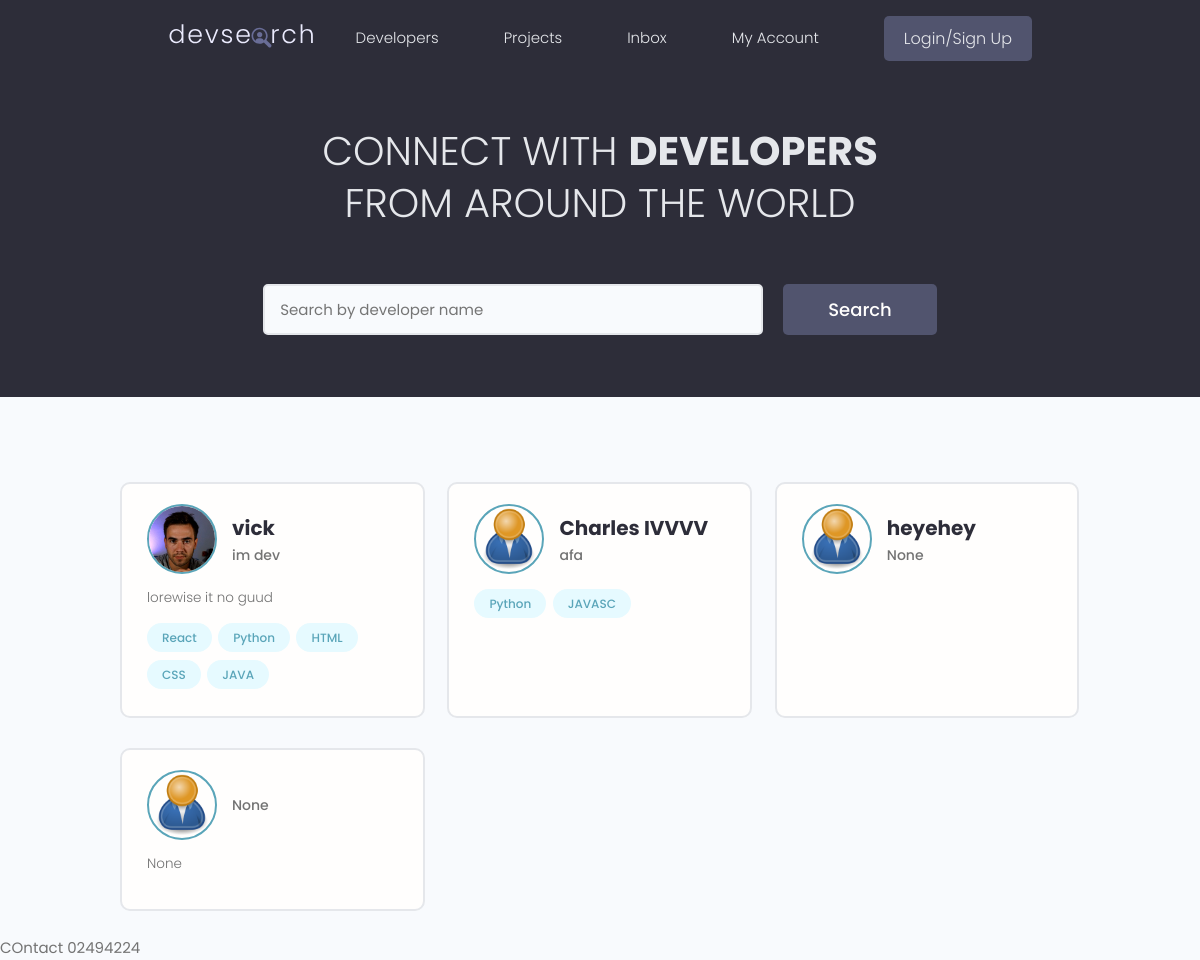
Before: / with the older database file.
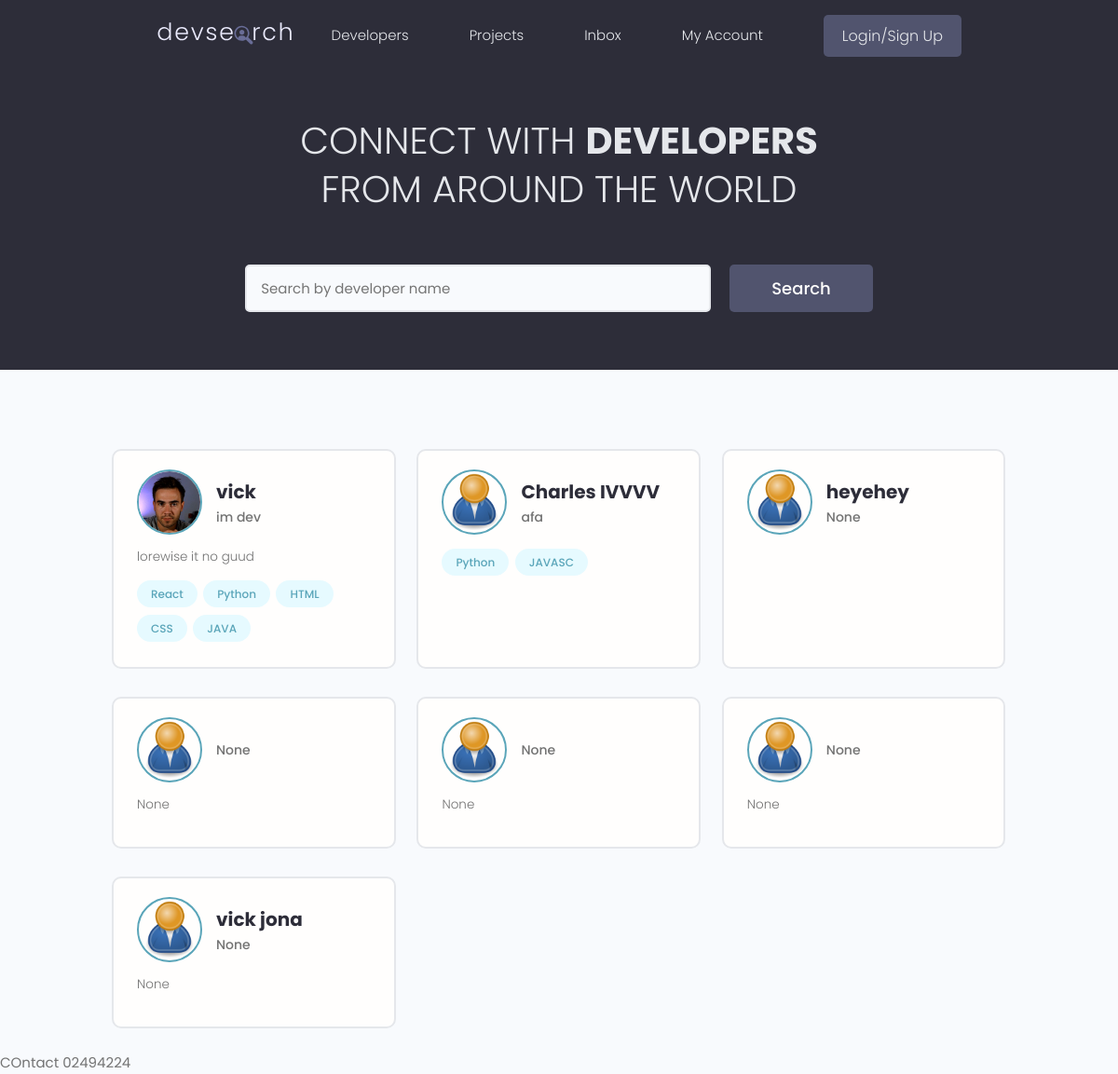
After: the same page with the newer database file.
### users/models.py (models this page shows, shortened)
class Profile(models.Model):
    user = models.OneToOneField(User, on_delete=models.CASCADE, null=True, blank=True)
    name = models.CharField(max_length=200, blank=True, null=True)
    email = models.EmailField(max_length=500, blank=True, null=True)
    username = models.CharField(max_length=200, null=True, blank=True)
    location = models.CharField(max_length=200, null=True, blank=True)
    short_intro = models.CharField(max_length=200, blank=True, null=True)
    bio = models.TextField(blank=True, null=True)
    profile_image = models.ImageField(null=True, blank=True, upload_to='profiles/', default='profiles/user-default.png')
    social_github = models.CharField(max_length=200, blank=True, null=True)
    social_twitter = models.CharField(max_length=200, blank=True, null=True)
    social_youtube = models.CharField(max_length=200, blank=True, null=True)
    social_website = models.CharField(max_length=200, blank=True, null=True)
    social_instagram = models.CharField(max_length=200, blank=True, null=True)
    created = models.DateTimeField(auto_now_add=True)
    id = models.UUIDField(default=uuid.uuid4, unique=True, primary_key=True, editable=False)

class Skill(models.Model):
    owner = models.ForeignKey(Profile, on_delete=models.CASCADE, null=True, blank=True)
    name = models.CharField(max_length=200, blank=True, null=True)
    description = models.TextField(null=True, blank=True)
    created = models.DateTimeField(auto_now_add=True)
    id = models.UUIDField(default=uuid.uuid4, unique=True, primary_key=True, editable=False)
    def __str__(self):
        return str(self.name)

### users/views.py (the view)
# urls.py: path('', views.profiles, name='profiles'),
def profiles(request):
    profiles = Profile.objects.all()
    context = {'profiles':profiles}
    return render(request, 'users/profiles.html', context)

### users/templates/users/profiles.html (shortened to what this page needs)
{% extends 'main.html' %}
{% block content %}
  <main class="home">
    <section class="hero-section text-center">
      <div class="container container--narrow">
        <div class="hero-section__box">
          <h2>CONNECT WITH <span>DEVELOPERS</span></h2>
          <h2>FROM AROUND THE WORLD</h2>
        </div>
        <div class="hero-section__search">
          <form class="form" action="#" method="get">
            <div class="form__field">
              <input class="input input--text" id="formInput#search" type="text" name="text"
                placeholder="Search by developer name" />
            </div>
            <input class="btn btn--sub btn--lg" type="submit" value="Search" />
          </form>
        </div>
      </div>
    </section>
    <section class="devlist">
      <div class="container">
        <div class="grid grid--three">
        {% for profile in profiles %}
          <div class="column card">
            <div class="dev">
              <a href="{% url 'user-profile' profile.id %}" class="card__body">
                <div class="dev__profile">
                  <img class="avatar avatar--md" src="{{ profile.profile_image.url }}" alt="image" />
                  <div class="dev__meta">
                    <h3>{{ profile.name }}</h3>
                    <h5>{{ profile.short_intro|slice:"60" }}</h5>
                  </div>
                </div>
                <p class="dev__info">{{ profile.bio|slice:"200" }}</p>
                <div class="dev__skills">
                {% for skill in profile.skill_set.all|slice:"5" %}
                  <span class="tag tag--pill tag--main">
                    <small>{{skill}}</small>
                  </span>
                {% endfor %}
                </div>
              </a>
            </div>
          </div>
        {% endfor %}
        </div>
      </div>
    </section>
  </main>
{% endblock %}

Changed rows visible on the page:
added Profile: profile_image (placeholder picture), short_intro "None", bio "None"
added Profile: profile_image (placeholder picture), short_intro "None", bio "None"
added Profile: profile_image (placeholder picture), name "vick jona", short_intro "None", bio "None"
